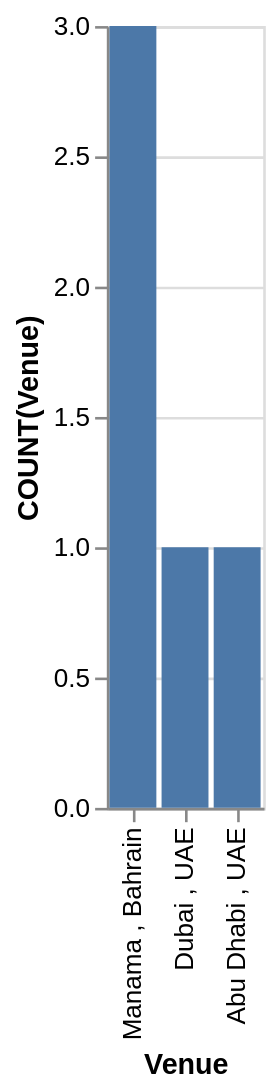

Describe this chart as a Vega-Lite specification.
### Vega-Lite specification from a JSON file in a GitHub repository (floating-point values rounded to 4 significant figures)
{"data": {"values": [{"x_data": "Manama , Bahrain", "y_data": 3}, {"x_data": "Dubai , UAE", "y_data": 1}, {"x_data": "Abu Dhabi , UAE", "y_data": 1}]}, "mark": "bar", "encoding": {"x": {"field": "x_data", "type": "nominal", "title": "Venue", "sort": {"op": "sum", "field": "y_data", "order": "descending"}}, "y": {"field": "y_data", "type": "quantitative", "title": "COUNT(Venue)"}}}
